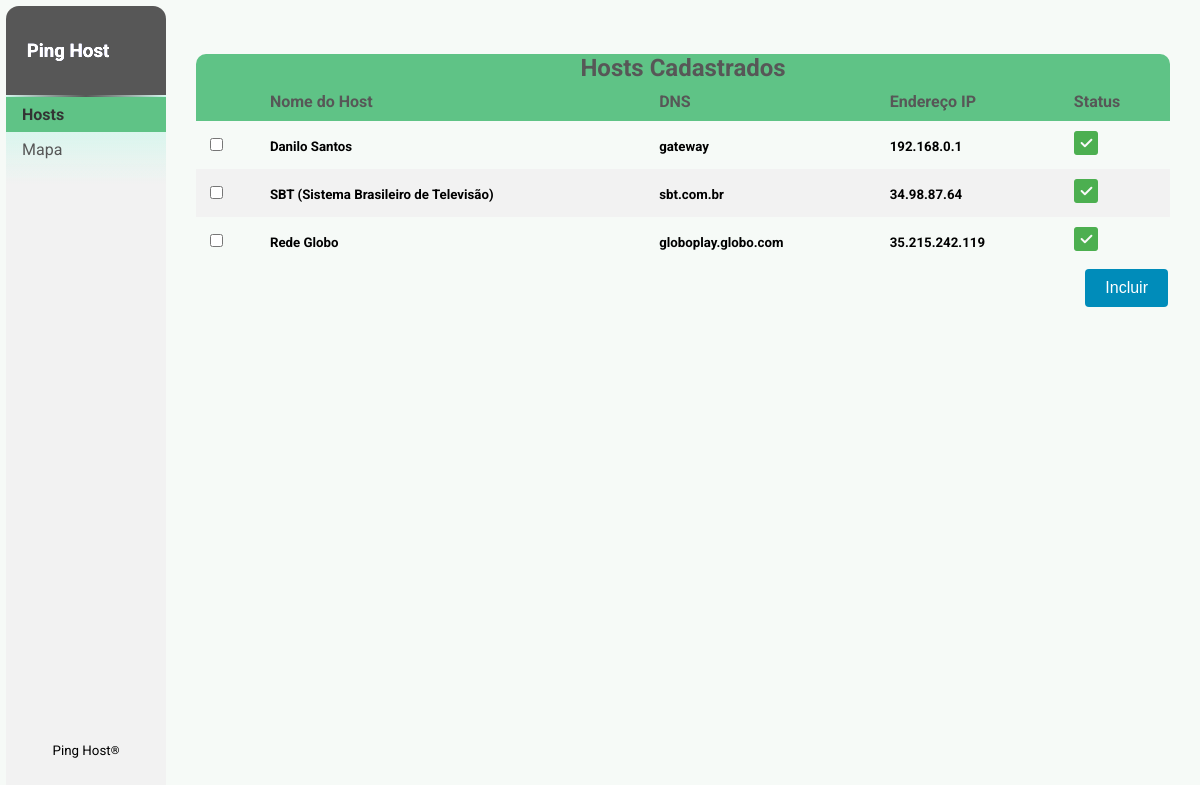
The app's page /, older data.
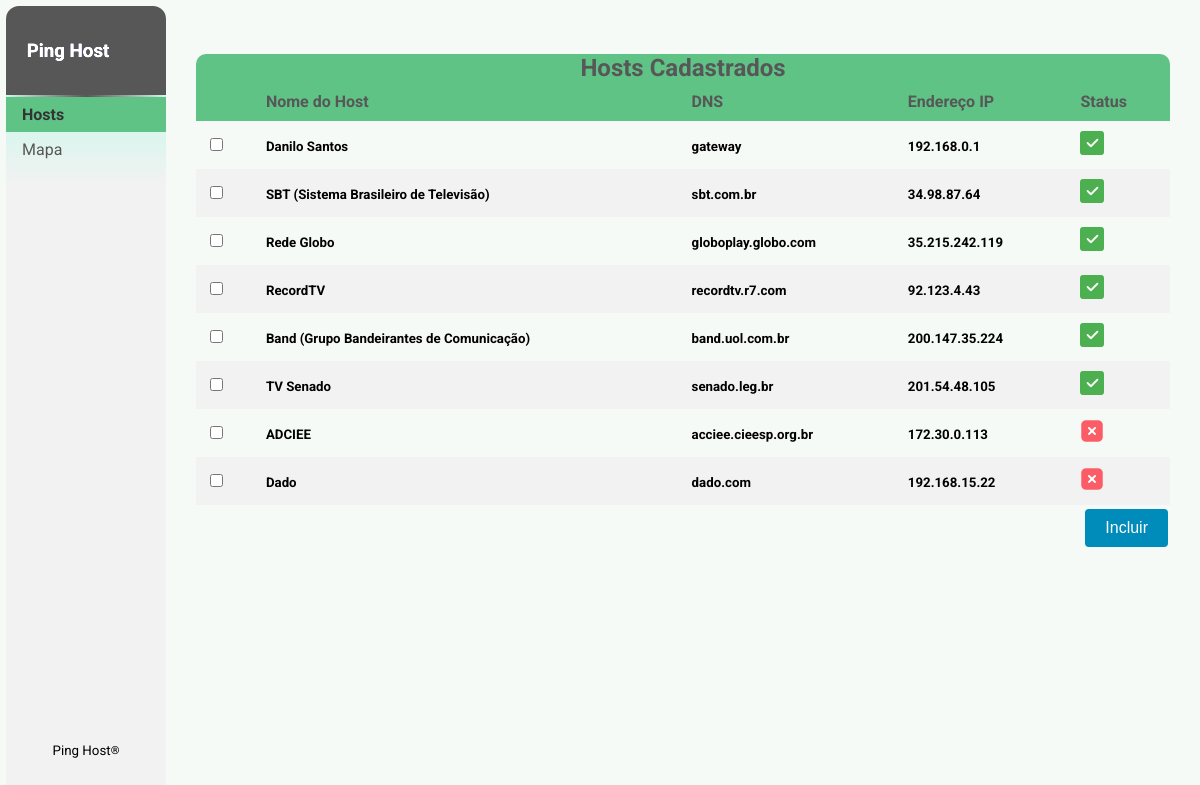
The same page, newer data.
### ph/models.py (models this page shows, shortened)
class Hosts(models.Model):
    ip_host = models.GenericIPAddressField(default='0.0.0.0')
    dns_host = models.CharField(max_length=255)
    nome_host = models.CharField(max_length=150, null=False, blank=False)
    categoria_host = models.CharField(max_length=150, null=False, blank=False)
    status_host = models.BooleanField(default=False)
    time_host = models.DateTimeField(blank=True, null=True)

### ph/views.py (the view)
# urls.py: path('', views.index, name='index'),
def index(request):
    hosts = Hosts.objects.all()
    context = {
        'hosts': hosts,
        'imagem_inicial': 'loading.gif',
        'api_key': api_key,
    }
    return render(request, 'ph/index.html', context)

### templates/ph/index.html (shortened to what this page needs)
{% extends 'ph/base.html' %}
{% load static %}
{% block content %}
<h2 class="index-titulo-principal">Hosts Cadastrados</h2>
<div class="table-wrapper">
        <table>
            <thead>
                <tr>
                    <th></th>
                    <th>Nome do Host</th>
                    <th>DNS</th>
                    <th>Endereço IP</th>
                    <th>Status</th>
                </tr>
            </thead>
        <tbody>
            {% for host in hosts %}
            <tr>
                <td><input type="checkbox" name="host_checkbox" value="{{ host.id }}"></td>
                <td><h5 class="h5-index">{{ host.nome_host }}</h5></td>
                <td><h5 class="h5-index">{{ host.dns_host}}</h5></td>
                <td><h5 class="h5-index">{{ host.ip_host }}</h5></td>
                <td><h5 class="h5-index" id="status-host-{{ host.id }}"><img src="{% static 'img/loading.gif' %}"</h5></td>
            </tr>
            {% endfor %}
        </tbody>
    </table>
</div>
    <div class="buttons">
        <form method="GET" action="{% url 'cadastrar_host' %}">
            <button type="submit" id="btn-incluir">Incluir</button>
        </form>
    </div>
{% endblock %}

### templates/ph/base.html (shortened to what this page needs)
{% load static %}
<!DOCTYPE html>
<html>
<head>
  <link rel="stylesheet" href="{% static '/css/cssstyle2.css' %}">
</head>
<body>
  <div class="container">
    <nav class="sidebar">
      <h3 class="titulo-principal">
        <a href="{% url 'index' %}" class="link-sem-decoracao">Ping Host</a>
      </h3>
      <div class="linhas-paralelas"></div>
      <ul class="op-men-lat">
        <li><a href="{% url 'index' %}" {% if request.path == '/' %}class="active"{% endif %}>Hosts</a></li>
        <li><a href="{% url 'mapa' %}" {% if request.path == '/mapa/' %}class="active"{% endif %}>Mapa</a></li>
      </ul>
      <p class="rights">Ping Host<sup>&reg;</sup></p>
    </nav>
    <main class="main-content">
      {% block content %}{% endblock %}
    </main>
  </div>
</body>
</html>

### setup/static/css/cssstyle2.css (style rules this page uses)
.titulo-principal, .link-sem-decoracao { height: 6%; }
.op-men-lat { height: 81%; list-style-type: none; margin: 0; padding: 0; top: 0; }
.titulo-principal, .container, nav { border-top-right-radius: 13px; border-top-left-radius: 13px; margin-top: 3px; margin-left: 3px; }
.titulo-principal::after { content: ""; position: absolute; top: 100%; left: 0; width: 100%; height: 100%; background-image: linear-gradient(to bottom, transparent, #5FC386); transform: scaleY(-1); opacity: 0.5; }
html { margin: 0; background-color: #f6faf7; height: 98%; }
body { font-family: 'Roboto', sans-serif; margin: 0; display: flex; flex-direction: column; min-height: 100%; }
.titulo-principal { filter: brightness(1.7); margin: 0; align-items: center; justify-content: left; padding: 13%; position: relative; }
.titulo-principal, .link-sem-decoracao { background-color: #333; color: #d9d9f3; display: flex; align-items: center; }
.link-sem-decoracao { text-decoration: none; }
.container { display: flex; flex-direction: row; height: 100vh; min-height: 100vh; }
.sidebar { width: 20vh; flex-shrink: 0; background-color: #f2f2f2; }
.rights { display: inline; margin: 0; display: flex; align-items: center; justify-content: center; font-size: smaller; }
.op-men-lat { list-style-type: none; margin: 0; padding: 0; top: 0; }
.op-men-lat li { position: relative; }
.op-men-lat li::before { content: ""; position: absolute; top: 0; left: 0; width: 100%; height: 100%; z-index: -1; }
.op-men-lat li a { position: relative; z-index: 1; }
li a { display: block; color: #575757; padding: 8px 16px; text-decoration: none; }
li a.active { background-color:#5fc386; color: #333; font-weight: bold; }
.main-content { flex-grow: 1; margin-top: 15px; padding: 30px; overflow-y: hidden; display: flex; flex-direction: column; }
.linhas-paralelas { top: 0; position: relative; height: 2px; background: linear-gradient(to right, transparent, #575757, transparent); }
.linhas-paralelas::before, .linhas-paralelas::after { content: ""; position: absolute; width: auto; height: 100%; background: linear-gradient(to right, #575757, transparent); }
.linhas-paralelas::before { left: -20px; }
.linhas-paralelas::after { right: -20px; }
.buttons { display: flex; justify-content: flex-end; }
button { background-color: #00a03e; border: none; color: white; padding: 10px 20px; text-align: center; text-decoration: none; display: inline-block; font-size: 16px; margin: 4px 2px; cursor: pointer; border-radius: 4px; }
#btn-incluir { background-color: #008CBA; }
.index-titulo-principal,.h1-fixed { background-color: #5FC386; color: #575757; margin-top: 6px; margin-bottom: 0; display: flex; align-items: center; justify-content: center; border-top-right-radius: 10px; border-top-left-radius: 10px; }
table { margin: 0; border-collapse: collapse; width: 100%; position: relative; }
thead { background-color: #fff; position: sticky; }
thead > tr > th { top: 0; }
.table-wrapper { max-height: 80%; overflow-y: auto; }
th, td { margin: 0; padding: 10px; text-align: left; }
th { background-color: #5FC386; color: #575757; }
tr:nth-child(even) { background-color: #f2f2f2; height: 12px; }
.h5-index { display: inline; margin:0; }

Row changes from the older to the newer data that the page shows:
added Hosts: nome_host "RecordTV", dns_host "recordtv.r7.com", ip_host "92.123.4.43"
added Hosts: nome_host "Band (Grupo Bandeirantes de Comunicação)", dns_host "band.uol.com.br", ip_host "200.147.35.224"
added Hosts: nome_host "TV Senado", dns_host "senado.leg.br", ip_host "201.54.48.105"
added Hosts: nome_host "ADCIEE", dns_host "acciee.cieesp.org.br", ip_host "172.30.0.113"
added Hosts: nome_host "Dado", dns_host "dado.com", ip_host "192.168.15.22"
